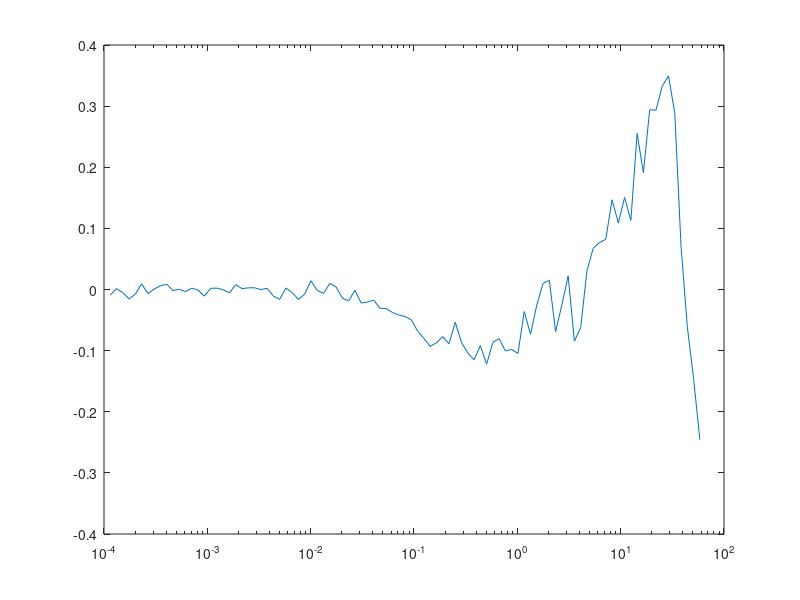

The MATLAB source for this figure:
clear

t = 1:99;
lr = [0.000100
0.000115
0.000132
0.000152
0.000175
0.000201
0.000231
0.000266
0.000306
0.000352
0.000405
0.000465
0.000535
0.000615
0.000708
0.000814
0.000936
0.001076
0.001238
0.001423
0.001637
0.001882
0.002164
0.002489
0.002863
0.003292
0.003786
0.004354
0.005007
0.005758
0.006621
0.007614
0.008757
0.010070
0.011580
0.013318
0.015315
0.017612
0.020254
0.023292
0.026786
0.030804
0.035425
0.040739
0.046850
0.053877
0.061958
0.071252
0.081940
0.094231
0.108366
0.124621
0.143314
0.164811
0.189532
0.217962
0.250657
0.288255
0.331493
0.381217
0.438400
0.504160
0.579784
0.666751
0.766764
0.881779
1.014046
1.166152
1.341075
1.542237
1.773572
2.039608
2.345549
2.697381
3.101989
3.567287
4.102380
4.717737
5.425397
6.239207
7.175088
8.251351
9.489054
10.912412
12.549274
14.431665
16.596414
19.085877
21.948758
25.241072
29.027233
33.381317
38.388515
44.146792
50.768811
58.384133];

loss = [9.181840
9.135025
9.189313
9.156389
9.104569
9.143394
9.181981
9.155675
9.160218
9.135766
9.186280
9.172813
9.157604
9.142447
9.146828
9.180715
9.118484
9.167339
9.153687
9.144233
9.153156
9.158223
9.174671
9.167227
9.158422
9.152714
9.168153
9.121741
9.086405
9.170428
9.128184
9.086416
9.084834
9.158054
9.162539
9.096390
9.136142
9.106064
9.087325
9.068768
9.089983
9.025270
9.003838
9.000052
8.915768
8.933843
8.837415
8.794678
8.779116
8.668104
8.593513
8.437762
8.329392
8.343047
8.282762
8.149052
8.170555
7.895782
7.823991
7.707903
7.690359
7.559851
7.463264
7.422368
7.205016
7.200433
7.036683
7.282974
7.056035
7.077712
7.250844
7.111871
6.938126
6.930481
7.189599
6.828264
6.800260
7.091395
7.268082
7.573575
7.239200
7.534123
7.635982
8.020769
8.139554
8.514584
8.489580
9.106090
9.488011
9.801983
10.261820
9.933760
9.460143
9.184328
9.073773
9.033304];

sma = 1;
derivatives = (loss(1+sma:end) - loss(1:end-sma))/sma;
derivatives = filter(ones(1,5)/5,1,derivatives);
semilogx(lr(2:end), derivatives)
